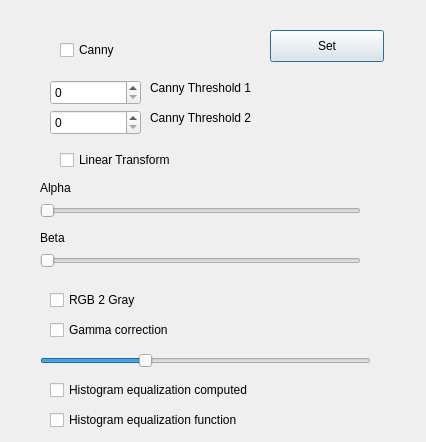
<?xml version="1.0" encoding="UTF-8"?>
<ui version="4.0">
 <class>SetDialog</class>
 <widget class="QDialog" name="SetDialog">
  <property name="geometry">
   <rect>
    <x>0</x>
    <y>0</y>
    <width>426</width>
    <height>442</height>
   </rect>
  </property>
  <property name="windowTitle">
   <string>Parameters </string>
  </property>
  <widget class="QPushButton" name="SetButton">
   <property name="geometry">
    <rect>
     <x>270</x>
     <y>30</y>
     <width>114</width>
     <height>32</height>
    </rect>
   </property>
   <property name="text">
    <string>Set</string>
   </property>
  </widget>
  <widget class="QCheckBox" name="cannyCheckBox">
   <property name="geometry">
    <rect>
     <x>60</x>
     <y>40</y>
     <width>87</width>
     <height>20</height>
    </rect>
   </property>
   <property name="text">
    <string>Canny</string>
   </property>
  </widget>
  <widget class="QDoubleSpinBox" name="cannyThresh1Spin">
   <property name="geometry">
    <rect>
     <x>50</x>
     <y>80</y>
     <width>91</width>
     <height>25</height>
    </rect>
   </property>
   <property name="decimals">
    <number>0</number>
   </property>
   <property name="maximum">
    <double>500.000000000000000</double>
   </property>
  </widget>
  <widget class="QLabel" name="label">
   <property name="geometry">
    <rect>
     <x>150</x>
     <y>80</y>
     <width>131</width>
     <height>16</height>
    </rect>
   </property>
   <property name="text">
    <string>Canny Threshold 1</string>
   </property>
  </widget>
  <widget class="QDoubleSpinBox" name="cannyThresh2Spin">
   <property name="geometry">
    <rect>
     <x>50</x>
     <y>110</y>
     <width>91</width>
     <height>25</height>
    </rect>
   </property>
   <property name="decimals">
    <number>0</number>
   </property>
   <property name="maximum">
    <double>500.000000000000000</double>
   </property>
  </widget>
  <widget class="QLabel" name="label_2">
   <property name="geometry">
    <rect>
     <x>150</x>
     <y>110</y>
     <width>121</width>
     <height>16</height>
    </rect>
   </property>
   <property name="text">
    <string>Canny Threshold 2</string>
   </property>
  </widget>
  <widget class="QCheckBox" name="linearTransCheckBox">
   <property name="geometry">
    <rect>
     <x>60</x>
     <y>150</y>
     <width>131</width>
     <height>20</height>
    </rect>
   </property>
   <property name="text">
    <string>Linear Transform</string>
   </property>
  </widget>
  <widget class="QSlider" name="alphaSlider">
   <property name="geometry">
    <rect>
     <x>40</x>
     <y>200</y>
     <width>321</width>
     <height>22</height>
    </rect>
   </property>
   <property name="maximum">
    <number>3</number>
   </property>
   <property name="orientation">
    <enum>Qt::Horizontal</enum>
   </property>
  </widget>
  <widget class="QLabel" name="label_3">
   <property name="geometry">
    <rect>
     <x>40</x>
     <y>180</y>
     <width>62</width>
     <height>16</height>
    </rect>
   </property>
   <property name="text">
    <string>Alpha</string>
   </property>
  </widget>
  <widget class="QLabel" name="label_4">
   <property name="geometry">
    <rect>
     <x>40</x>
     <y>230</y>
     <width>62</width>
     <height>16</height>
    </rect>
   </property>
   <property name="text">
    <string>Beta</string>
   </property>
  </widget>
  <widget class="QSlider" name="betaSlider">
   <property name="geometry">
    <rect>
     <x>40</x>
     <y>250</y>
     <width>321</width>
     <height>22</height>
    </rect>
   </property>
   <property name="orientation">
    <enum>Qt::Horizontal</enum>
   </property>
  </widget>
  <widget class="QCheckBox" name="grayCheckBox">
   <property name="geometry">
    <rect>
     <x>50</x>
     <y>290</y>
     <width>101</width>
     <height>20</height>
    </rect>
   </property>
   <property name="text">
    <string>RGB 2 Gray</string>
   </property>
  </widget>
  <widget class="QCheckBox" name="gammaCheckBox">
   <property name="geometry">
    <rect>
     <x>50</x>
     <y>320</y>
     <width>161</width>
     <height>20</height>
    </rect>
   </property>
   <property name="text">
    <string>Gamma correction</string>
   </property>
  </widget>
  <widget class="QSlider" name="gammaSlider">
   <property name="geometry">
    <rect>
     <x>40</x>
     <y>350</y>
     <width>331</width>
     <height>22</height>
    </rect>
   </property>
   <property name="minimum">
    <number>1</number>
   </property>
   <property name="maximum">
    <number>30</number>
   </property>
   <property name="value">
    <number>10</number>
   </property>
   <property name="orientation">
    <enum>Qt::Horizontal</enum>
   </property>
  </widget>
  <widget class="QCheckBox" name="hist1CheckBox">
   <property name="geometry">
    <rect>
     <x>50</x>
     <y>380</y>
     <width>251</width>
     <height>20</height>
    </rect>
   </property>
   <property name="text">
    <string>Histogram equalization computed</string>
   </property>
  </widget>
  <widget class="QCheckBox" name="hist2CheckBox">
   <property name="geometry">
    <rect>
     <x>50</x>
     <y>410</y>
     <width>261</width>
     <height>20</height>
    </rect>
   </property>
   <property name="text">
    <string>Histogram equalization function</string>
   </property>
  </widget>
 </widget>
 <resources/>
 <connections/>
</ui>
